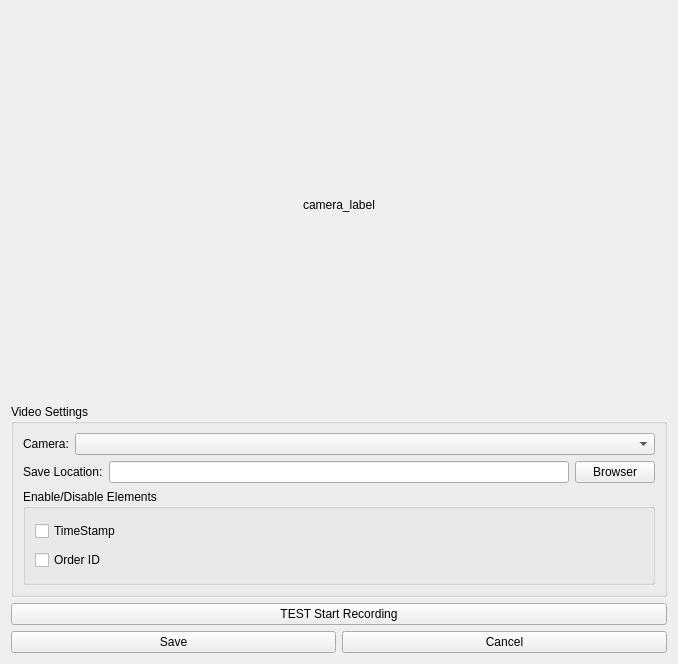
<?xml version="1.0" encoding="UTF-8"?>
<ui version="4.0">
 <class>cameraWidget</class>
 <widget class="QWidget" name="cameraWidget">
  <property name="geometry">
   <rect>
    <x>0</x>
    <y>0</y>
    <width>678</width>
    <height>664</height>
   </rect>
  </property>
  <property name="windowTitle">
   <string>Form</string>
  </property>
  <layout class="QHBoxLayout" name="horizontalLayout_2" stretch="0">
   <item>
    <layout class="QVBoxLayout" name="verticalLayout" stretch="2,1,1,0">
     <property name="spacing">
      <number>6</number>
     </property>
     <item alignment="Qt::AlignHCenter">
      <widget class="QLabel" name="camera_label">
       <property name="text">
        <string>camera_label</string>
       </property>
      </widget>
     </item>
     <item>
      <widget class="QGroupBox" name="VideoSettingsGroupBox">
       <property name="title">
        <string>Video Settings</string>
       </property>
       <layout class="QVBoxLayout" name="verticalLayout_3" stretch="0,0,0">
        <item>
         <layout class="QHBoxLayout" name="horizontalLayout_3" stretch="0,1">
          <item>
           <widget class="QLabel" name="cameraLabel">
            <property name="text">
             <string>Camera:</string>
            </property>
           </widget>
          </item>
          <item>
           <widget class="QComboBox" name="cameraSelect"/>
          </item>
         </layout>
        </item>
        <item>
         <layout class="QHBoxLayout" name="horizontalLayout" stretch="0,1,0">
          <item>
           <widget class="QLabel" name="locationLabel">
            <property name="text">
             <string>Save Location:</string>
            </property>
            <property name="buddy">
             <cstring>locationLabel</cstring>
            </property>
           </widget>
          </item>
          <item>
           <widget class="QLineEdit" name="locationSelect"/>
          </item>
          <item>
           <widget class="QPushButton" name="locationBrowserButton">
            <property name="text">
             <string>Browser</string>
            </property>
           </widget>
          </item>
         </layout>
        </item>
        <item>
         <widget class="QGroupBox" name="ElementsGroupBox">
          <property name="title">
           <string>Enable/Disable Elements</string>
          </property>
          <layout class="QVBoxLayout" name="verticalLayout_2">
           <item>
            <widget class="QCheckBox" name="timeStampCheckBox">
             <property name="text">
              <string>TimeStamp</string>
             </property>
            </widget>
           </item>
           <item>
            <widget class="QCheckBox" name="orderIdCheckBox">
             <property name="text">
              <string>Order ID</string>
             </property>
            </widget>
           </item>
          </layout>
         </widget>
        </item>
       </layout>
      </widget>
     </item>
     <item>
      <widget class="QPushButton" name="record_button">
       <property name="text">
        <string>TEST Start Recording</string>
       </property>
      </widget>
     </item>
     <item>
      <layout class="QHBoxLayout" name="horizontalLayout_4">
       <item>
        <widget class="QPushButton" name="saveButton">
         <property name="text">
          <string>Save</string>
         </property>
        </widget>
       </item>
       <item>
        <widget class="QPushButton" name="cancelButton">
         <property name="text">
          <string>Cancel</string>
         </property>
        </widget>
       </item>
      </layout>
     </item>
    </layout>
   </item>
  </layout>
 </widget>
 <resources/>
 <connections/>
</ui>
